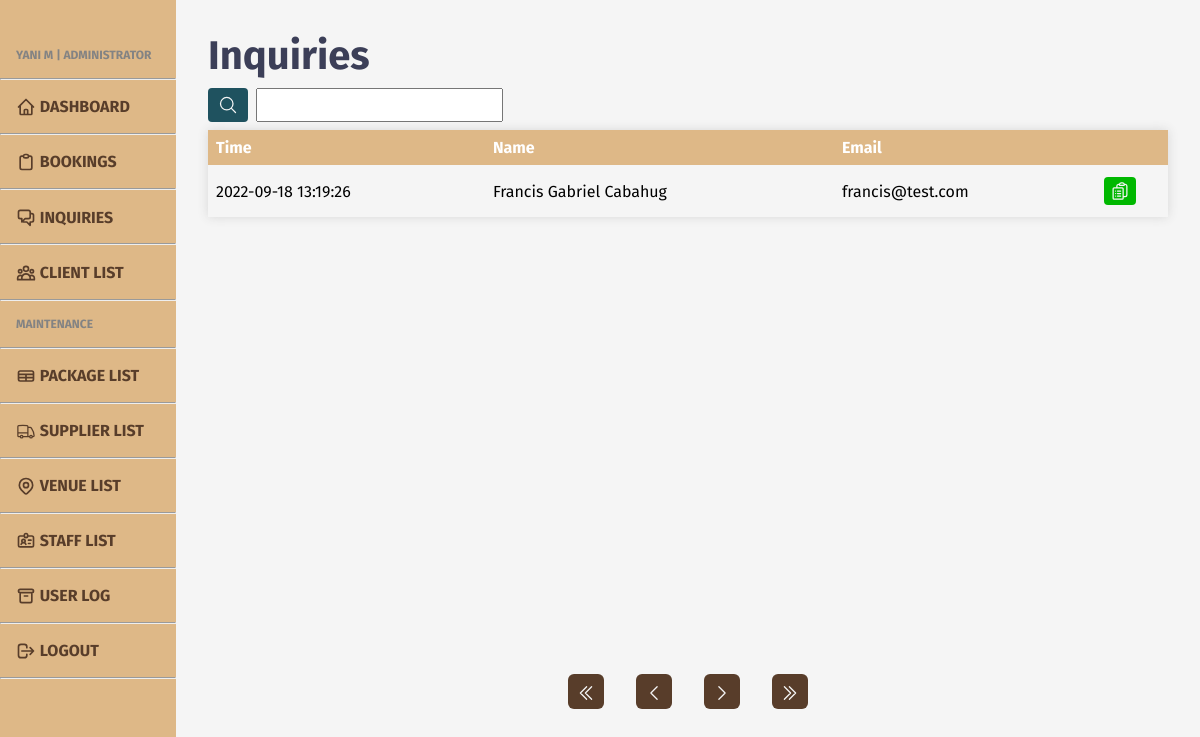
Before: /admin/admin-inq.php (signed in) with the older database file.
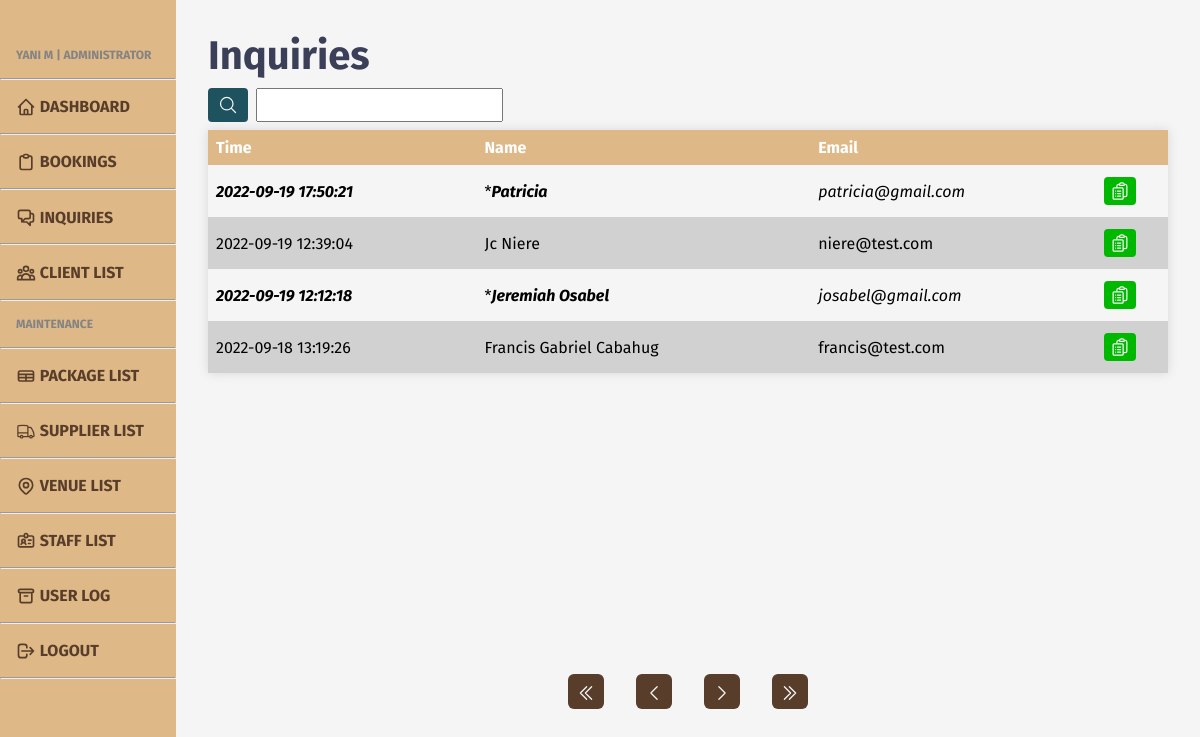
After: the same page with the newer database file.
### tables this page shows
CREATE TABLE `inquiry` (
  `inq_id` int(11) NOT NULL,
  `inq_name` varchar(50) NOT NULL,
  `inq_contno` varchar(11) NOT NULL,
  `inq_email` varchar(100) NOT NULL,
  `inq_remark` varchar(255) NOT NULL,
  `inq_status` int(1) NOT NULL,
  `inq_datetime` datetime NOT NULL DEFAULT current_timestamp()
);

### admin/admin-inq.php (the view, shortened to what the rows shown need)
<?php
include '../includes/admin-head.php';
require '../db/database.php';
?>
<head>
    <link rel="stylesheet" href="../styles/admin/admin-upper.css">
</head>
<body>
    <?php
    include '../includes/admin-header.php';
    ?>
    <main class="content">
        <h1>Inquiries</h1>
        <div class="tbl-cont">
            <table>
                <tr>
                    <th>Time</th>
                    <th>Name</th>
                    <th>Email</th>
                    <th></th>
                </tr>
                <?php
                if (isset($_GET['search-submit'])) {
                    $queried = mysqli_real_escape_string($conn, preg_replace('/\s+/', ' ', trim($_GET['search'])));
                    if (strpos($queried, ", ")) {
                        $query = str_replace(", ", " ", $queried);
                        $keys = explode(" ", $query);
                    } else if (strpos($queried, ",")) {
                        $query = str_replace(",", " ", $queried);
                        $keys = explode(" ", $query);
                    } else {
                        $keys = explode(" ", $queried);
                    }
                    if (empty($queried)) {
                        unset($_COOKIE["search"]);
                        if (isset($_GET['pageno'])) {
                            $pageno = $_GET['pageno'];
                        } else {
                            $pageno = 1;
                        }
                        $no_of_records_per_page = 8;
                        $offset = ($pageno - 1) * $no_of_records_per_page;
                        $total_pages_sql = "SELECT COUNT(*) FROM inquiry";
                        $result = mysqli_query($conn, $total_pages_sql);
                        $total_rows = mysqli_fetch_array($result)[0];
                        $total_pages = ceil($total_rows / $no_of_records_per_page);
                        $sql = "SELECT * FROM inquiry ORDER BY inq_datetime DESC LIMIT $offset, $no_of_records_per_page ";
                        $res_data = mysqli_query($conn, $sql);
                        while ($row = mysqli_fetch_array($res_data)) {
                            if ($row['inq_status'] == 0) { ?>
                                <tr>
                                    <td><i><b><?php echo $row['inq_datetime']; ?></b></i></td>
                                    <td>*<i><b><?php echo $row['inq_name']; ?></b></i></td>
                                    <td><i><?php echo $row['inq_email']; ?></i></td>
                                    <td class="btn">
                                        <form action="admin-inq-view.php?inq_id=<?php echo $row['inq_id']; ?>" method="post" enctype="multipart/form-data">
                                            <button id="view" name="view">
                                                <svg xmlns="http://www.w3.org/2000/svg" fill="none" viewBox="0 0 24 24" stroke-width="1.5" stroke="currentColor" class="w-6 h-6">
                                                    <path stroke-linecap="round" stroke-linejoin="round" d="M9 12h3.75M9 15h3.75M9 18h3.75m3 .75H18a2.25 2.25 0 002.25-2.25V6.108c0-1.135-.845-2.098-1.976-2.192a48.424 48.424 0 00-1.123-.08m-5.801 0c-.065.21-.1.433-.1.664 0 .414.336.75.75.75h4.5a.75.75 0 00.75-.75 2.25 2.25 0 00-.1-.664m-5.8 0A2.251 2.251 0 0113.5 2.25H15c1.012 0 1.867.668 2.15 1.586m-5.8 0c-.376.023-.75.05-1.124.08C9.095 4.01 8.25 4.973 8.25 6.108V8.25m0 0H4.875c-.621 0-1.125.504-1.125 1.125v11.25c0 .621.504 1.125 1.125 1.125h9.75c.621 0 1.125-.504 1.125-1.125V9.375c0-.621-.504-1.125-1.125-1.125H8.25zM6.75 12h.008v.008H6.75V12zm0 3h.008v.008H6.75V15zm0 3h.008v.008H6.75V18z" />
                                                </svg>
                                            </button>
                                        </form>
                                    </td>
                                </tr>
                            <?php } else { ?>
                                <tr>
                                    <td><?php echo $row['inq_datetime']; ?></td>
                                    <td><?php echo $row['inq_name']; ?></td>
                                    <td><?php echo $row['inq_email']; ?></td>
                                    <td class="btn">
                                        <form action="admin-inq-view.php?inq_id=<?php echo $row['inq_id']; ?>" method="post" enctype="multipart/form-data">
                                            <button id="view" name="view">
                                                <svg xmlns="http://www.w3.org/2000/svg" fill="none" viewBox="0 0 24 24" stroke-width="1.5" stroke="currentColor" class="w-6 h-6">
                                                    <path stroke-linecap="round" stroke-linejoin="round" d="M9 12h3.75M9 15h3.75M9 18h3.75m3 .75H18a2.25 2.25 0 002.25-2.25V6.108c0-1.135-.845-2.098-1.976-2.192a48.424 48.424 0 00-1.123-.08m-5.801 0c-.065.21-.1.433-.1.664 0 .414.336.75.75.75h4.5a.75.75 0 00.75-.75 2.25 2.25 0 00-.1-.664m-5.8 0A2.251 2.251 0 0113.5 2.25H15c1.012 0 1.867.668 2.15 1.586m-5.8 0c-.376.023-.75.05-1.124.08C9.095 4.01 8.25 4.973 8.25 6.108V8.25m0 0H4.875c-.621 0-1.125.504-1.125 1.125v11.25c0 .621.504 1.125 1.125 1.125h9.75c.621 0 1.125-.504 1.125-1.125V9.375c0-.621-.504-1.125-1.125-1.125H8.25zM6.75 12h.008v.008H6.75V12zm0 3h.008v.008H6.75V15zm0 3h.008v.008H6.75V18z" />
                                                </svg>
                                            </button>
                                        </form>
                                    </td>
                                </tr>
                            <?php }
                        }
                    } else {
                        $_COOKIE['search'] = $queried;
                        if (isset($_GET['pageno'])) {
                            $pageno = $_GET['pageno'];
                        } else {
                            $pageno = 1;
                        }
                        $no_of_records_per_page = 8;
                        $offset = ($pageno - 1) * $no_of_records_per_page;
                        $total_pages_sql = "SELECT COUNT(*) FROM inquiry WHERE (inq_name LIKE '%$queried%' OR inq_email LIKE '%$queried%')";
                        foreach ($keys as $k) {
                            $total_pages_sql .= " OR inq_name LIKE '%$k%' OR inq_email LIKE '%$k%' ";
                        }
                        $result = mysqli_query($conn, $total_pages_sql);
                        $total_rows = mysqli_fetch_array($result)[0];
                        $total_pages = ceil($total_rows / $no_of_records_per_page);
                        $sql = "SELECT * FROM inquiry WHERE (inq_name LIKE '%$queried%' OR inq_email LIKE '%$queried%')";
                        foreach ($keys as $k) {
                            $sql .= " OR inq_name LIKE '%$k%' OR inq_email LIKE '%$k%'";
                        }
                        $sql .= " ORDER BY inq_datetime DESC LIMIT $offset, $no_of_records_per_page";
                        $res_data = mysqli_query($conn, $sql);
                        while ($row = mysqli_fetch_array($res_data)) {
                            if ($row['inq_status'] == 0) { ?>
                                <tr>
                                    <td><i><b><?php echo $row['inq_datetime']; ?></b></i></td>
                                    <td>*<i><b><?php echo $row['inq_name']; ?></b></i></td>
                                    <td><i><?php echo $row['inq_email']; ?></i></td>
                                    <td class="btn">
                                        <form action="admin-inq-view.php?inq_id=<?php echo $row['inq_id']; ?>" method="post" enctype="multipart/form-data">
                                            <button id="view" name="view">
                                                <svg xmlns="http://www.w3.org/2000/svg" fill="none" viewBox="0 0 24 24" stroke-width="1.5" stroke="currentColor" class="w-6 h-6">
                                                    <path stroke-linecap="round" stroke-linejoin="round" d="M9 12h3.75M9 15h3.75M9 18h3.75m3 .75H18a2.25 2.25 0 002.25-2.25V6.108c0-1.135-.845-2.098-1.976-2.192a48.424 48.424 0 00-1.123-.08m-5.801 0c-.065.21-.1.433-.1.664 0 .414.336.75.75.75h4.5a.75.75 0 00.75-.75 2.25 2.25 0 00-.1-.664m-5.8 0A2.251 2.251 0 0113.5 2.25H15c1.012 0 1.867.668 2.15 1.586m-5.8 0c-.376.023-.75.05-1.124.08C9.095 4.01 8.25 4.973 8.25 6.108V8.25m0 0H4.875c-.621 0-1.125.504-1.125 1.125v11.25c0 .621.504 1.125 1.125 1.125h9.75c.621 0 1.125-.504 1.125-1.125V9.375c0-.621-.504-1.125-1.125-1.125H8.25zM6.75 12h.008v.008H6.75V12zm0 3h.008v.008H6.75V15zm0 3h.008v.008H6.75V18z" />
                                                </svg>
                                            </button>
                                        </form>
                                    </td>
                                </tr>
                            <?php } else { ?>
                                <tr>
                                    <td><?php echo $row['inq_datetime']; ?></td>
                                    <td><?php echo $row['inq_name']; ?></td>
                                    <td><?php echo $row['inq_email']; ?></td>
                                    <td class="btn">
                                        <form action="admin-inq-view.php?inq_id=<?php echo $row['inq_id']; ?>" method="post" enctype="multipart/form-data">
                                            <button id="view" name="view">
                                                <svg xmlns="http://www.w3.org/2000/svg" fill="none" viewBox="0 0 24 24" stroke-width="1.5" stroke="currentColor" class="w-6 h-6">
                                                    <path stroke-linecap="round" stroke-linejoin="round" d="M9 12h3.75M9 15h3.75M9 18h3.75m3 .75H18a2.25 2.25 0 002.25-2.25V6.108c0-1.135-.845-2.098-1.976-2.192a48.424 48.424 0 00-1.123-.08m-5.801 0c-.065.21-.1.433-.1.664 0 .414.336.75.75.75h4.5a.75.75 0 00.75-.75 2.25 2.25 0 00-.1-.664m-5.8 0A2.251 2.251 0 0113.5 2.25H15c1.012 0 1.867.668 2.15 1.586m-5.8 0c-.376.023-.75.05-1.124.08C9.095 4.01 8.25 4.973 8.25 6.108V8.25m0 0H4.875c-.621 0-1.125.504-1.125 1.125v11.25c0 .621.504 1.125 1.125 1.125h9.75c.621 0 1.125-.504 1.125-1.125V9.375c0-.621-.504-1.125-1.125-1.125H8.25zM6.75 12h.008v.008H6.75V12zm0 3h.008v.008H6.75V15zm0 3h.008v.008H6.75V18z" />
                                                </svg>
                                            </button>
                                        </form>
                                    </td>
                                </tr>
                            <?php }
                        }
                    };
                } else {
                    if (isset($_GET['pageno'])) {
                        $pageno = $_GET['pageno'];
                    } else {
                        $pageno = 1;
                    }
                    $no_of_records_per_page = 8;
                    $offset = ($pageno - 1) * $no_of_records_per_page;
                    $sql = "SELECT * FROM inquiry ORDER BY inq_datetime DESC LIMIT $offset, $no_of_records_per_page";
                    $res_data = mysqli_query($conn, $sql);
                    while ($row = mysqli_fetch_array($res_data)) {
                        if ($row['inq_status'] == 0) { ?>
                            <tr>
                                <td><i><b><?php echo $row['inq_datetime']; ?></b></i></td>
                                <td>*<i><b><?php echo $row['inq_name']; ?></b></i></td>
                                <td><i><?php echo $row['inq_email']; ?></i></td>
                                <td class="btn">
                                    <form action="admin-inq-view.php?inq_id=<?php echo $row['inq_id']; ?>" method="post" enctype="multipart/form-data">
                                        <button id="view" name="view">
                                        </button>
                                    </form>
                                </td>
                            </tr>
                        <?php } else { ?>
                            <tr>
                                <td><?php echo $row['inq_datetime']; ?></td>
                                <td><?php echo $row['inq_name']; ?></td>
                                <td><?php echo $row['inq_email']; ?></td>
                                <td class="btn">
                                    <form action="admin-inq-view.php?inq_id=<?php echo $row['inq_id']; ?>" method="post" enctype="multipart/form-data">
                                        <button id="view" name="view">
                                        </button>
                                    </form>
                                </td>
                            </tr>
                <?php };
                    }
                }
                ?>
            </table>
        </div>
    </main>
    </div>
</body>
</html>

Changed rows visible on the page:
added inquiry: inq_datetime "2022-09-19 17:50:21", inq_name "Patricia", inq_email "patricia@gmail.com"
added inquiry: inq_datetime "2022-09-19 12:39:04", inq_name "Jc Niere", inq_email "niere@test.com"
added inquiry: inq_datetime "2022-09-19 12:12:18", inq_name "Jeremiah Osabel", inq_email "josabel@gmail.com"
